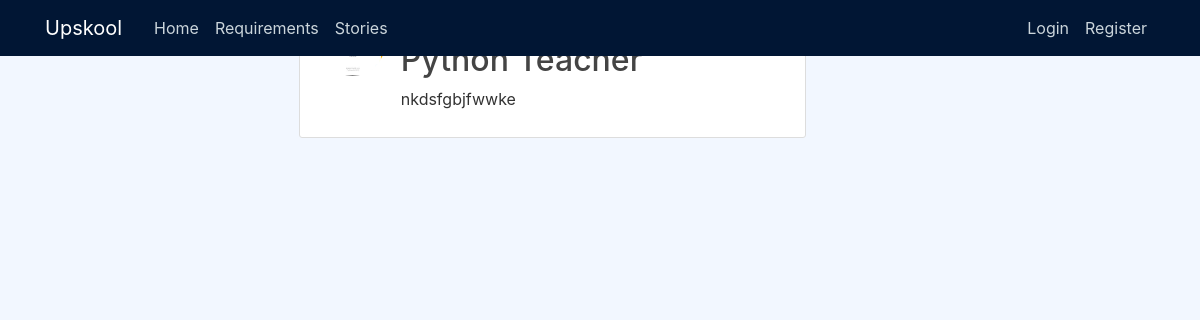
The app's page /requirements/2/, older data.
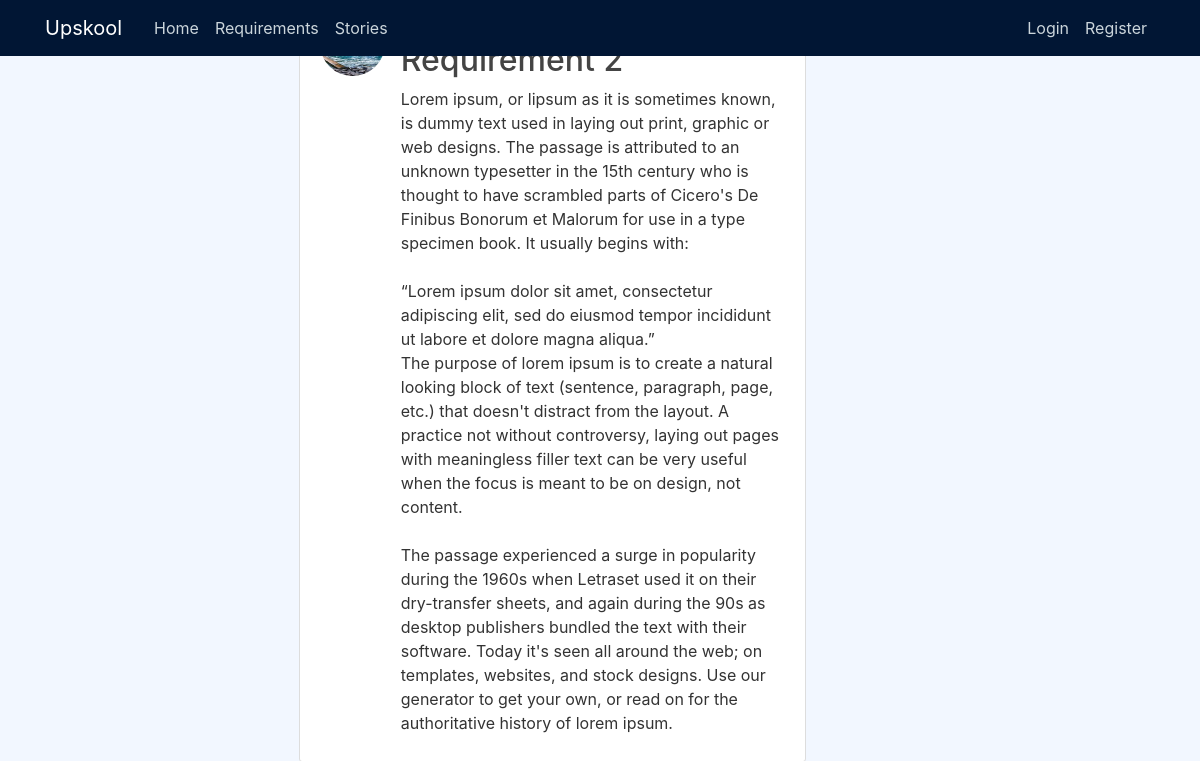
The same page, newer data.
### users/models.py (models this page shows, shortened)
class Requirement(models.Model):
    title = models.CharField(max_length=100)
    content = models.TextField()
    date_posted = models.DateTimeField(default=timezone.now)
    author = models.ForeignKey(User, on_delete=models.CASCADE)

### users/views.py (the view)
# urls.py: path('requirements/<int:pk>/',ReqDetailView.as_view() , name='req-detail'),
class ReqDetailView(DetailView):
    model = Requirement

### users/templates/users/requirement_detail.html (shortened to what this page needs)
{% extends "users/base.html" %}
{% block content %}
    <article class="media content-section">
    <div class="media-body">
        <div class="article-metadata">
        <a class="mr-2" href="{% url 'user_requirement' requirement.author.username %}">{{ object.author }}</a>
        <small class="text-muted">{{ object.date_posted|date:"F d, Y" }}</small>
        </div>
        <h2 class="article-title" >{{ object.title }}</h2>
        <p class="article-content">{{ object.content }}</p>
    </div>
    </article>
{% endblock content %}

Row changes from the older to the newer data that the page shows:
changed Requirement: title "Python Teacher" → "Requirement 2"; content "nkdsfgbjfwwke" → "Lorem ipsum, or lipsum as it is sometimes known, is dummy text used in laying out print, graphic or web designs. The passage is attributed to an unknown typesetter in the 15th century who is thought to have scrambled parts of Cicero's De Finibus Bonorum et Malorum for use in a type specimen book. It usually begins with: “Lorem ipsum dolor sit amet, consectetur adipiscing elit, sed do eiusmod tempor incididunt ut labore et dolore magna aliqua.” The purpose of lorem ipsum is to create a natural looking block of text (sentence, paragraph, page, etc.) that doesn't distract from the layout. A practice not without controversy, laying out pages with meaningless filler text can be very useful when…"
